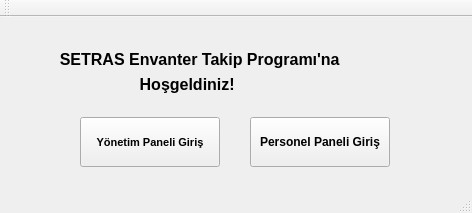
<?xml version="1.0" encoding="UTF-8"?>
<ui version="4.0">
 <class>MainWindow</class>
 <widget class="QMainWindow" name="MainWindow">
  <property name="geometry">
   <rect>
    <x>0</x>
    <y>0</y>
    <width>472</width>
    <height>213</height>
   </rect>
  </property>
  <property name="windowTitle">
   <string>SETRAS Envanter Takip Programı v1.0</string>
  </property>
  <widget class="QWidget" name="centralWidget">
   <property name="sizeIncrement">
    <size>
     <width>0</width>
     <height>0</height>
    </size>
   </property>
   <property name="layoutDirection">
    <enum>Qt::LeftToRight</enum>
   </property>
   <property name="autoFillBackground">
    <bool>false</bool>
   </property>
   <widget class="QWidget" name="gridLayoutWidget">
    <property name="geometry">
     <rect>
      <x>0</x>
      <y>10</y>
      <width>471</width>
      <height>91</height>
     </rect>
    </property>
    <layout class="QGridLayout" name="gridLayout">
     <item row="2" column="0">
      <widget class="QLabel" name="label_2">
       <property name="font">
        <font>
         <family>MS Sans Serif</family>
         <pointsize>12</pointsize>
         <weight>75</weight>
         <bold>true</bold>
        </font>
       </property>
       <property name="layoutDirection">
        <enum>Qt::LeftToRight</enum>
       </property>
       <property name="text">
        <string>                             Hoşgeldiniz!</string>
       </property>
      </widget>
     </item>
     <item row="3" column="0">
      <spacer name="verticalSpacer">
       <property name="orientation">
        <enum>Qt::Vertical</enum>
       </property>
       <property name="sizeHint" stdset="0">
        <size>
         <width>20</width>
         <height>40</height>
        </size>
       </property>
      </spacer>
     </item>
     <item row="1" column="0">
      <widget class="QLabel" name="label">
       <property name="sizePolicy">
        <sizepolicy hsizetype="Preferred" vsizetype="Preferred">
         <horstretch>0</horstretch>
         <verstretch>0</verstretch>
        </sizepolicy>
       </property>
       <property name="font">
        <font>
         <family>MS Sans Serif</family>
         <pointsize>12</pointsize>
         <weight>75</weight>
         <bold>true</bold>
        </font>
       </property>
       <property name="text">
        <string>           SETRAS Envanter Takip Programı'na </string>
       </property>
       <property name="scaledContents">
        <bool>false</bool>
       </property>
       <property name="alignment">
        <set>Qt::AlignLeading|Qt::AlignLeft|Qt::AlignVCenter</set>
       </property>
      </widget>
     </item>
     <item row="0" column="0">
      <spacer name="verticalSpacer_2">
       <property name="orientation">
        <enum>Qt::Vertical</enum>
       </property>
       <property name="sizeHint" stdset="0">
        <size>
         <width>20</width>
         <height>40</height>
        </size>
       </property>
      </spacer>
     </item>
    </layout>
   </widget>
   <widget class="QPushButton" name="pushButton">
    <property name="geometry">
     <rect>
      <x>80</x>
      <y>100</y>
      <width>140</width>
      <height>50</height>
     </rect>
    </property>
    <property name="font">
     <font>
      <family>MS Shell Dlg 2</family>
      <pointsize>8</pointsize>
      <weight>75</weight>
      <bold>true</bold>
     </font>
    </property>
    <property name="contextMenuPolicy">
     <enum>Qt::DefaultContextMenu</enum>
    </property>
    <property name="text">
     <string>Yönetim Paneli Giriş</string>
    </property>
    <property name="autoDefault">
     <bool>false</bool>
    </property>
   </widget>
   <widget class="QPushButton" name="pushButton_2">
    <property name="enabled">
     <bool>true</bool>
    </property>
    <property name="geometry">
     <rect>
      <x>250</x>
      <y>100</y>
      <width>140</width>
      <height>50</height>
     </rect>
    </property>
    <property name="sizePolicy">
     <sizepolicy hsizetype="Minimum" vsizetype="Fixed">
      <horstretch>0</horstretch>
      <verstretch>0</verstretch>
     </sizepolicy>
    </property>
    <property name="font">
     <font>
      <weight>75</weight>
      <bold>true</bold>
     </font>
    </property>
    <property name="text">
     <string>Personel Paneli Giriş</string>
    </property>
    <property name="autoDefault">
     <bool>false</bool>
    </property>
   </widget>
  </widget>
  <widget class="QMenuBar" name="menuBar">
   <property name="geometry">
    <rect>
     <x>0</x>
     <y>0</y>
     <width>472</width>
     <height>26</height>
    </rect>
   </property>
  </widget>
  <widget class="QToolBar" name="mainToolBar">
   <attribute name="toolBarArea">
    <enum>TopToolBarArea</enum>
   </attribute>
   <attribute name="toolBarBreak">
    <bool>false</bool>
   </attribute>
  </widget>
  <widget class="QStatusBar" name="statusBar"/>
 </widget>
 <layoutdefault spacing="6" margin="11"/>
 <tabstops>
  <tabstop>pushButton_2</tabstop>
  <tabstop>pushButton</tabstop>
 </tabstops>
 <resources/>
 <connections/>
</ui>
